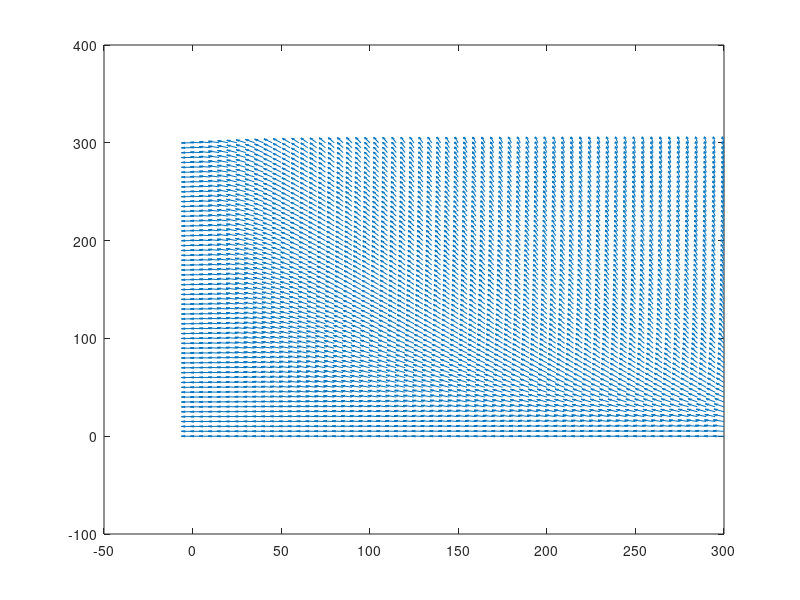

The MATLAB source for this figure:

[x, y] = meshgrid(0:5:300, 0:5:300);


%parameters

alfa = 0.00099;
beta = 0.005;

delta = 0.0099;
gama = 0.009;



% defines ODE
dx = x*(alfa - beta*y); 
dy = y*(delta*x - gama);

% normalizes vectors
norm_factor = sqrt(dx.^2 + dy.^2);
dy_norm = dy./norm_factor;
dx_norm = dx./norm_factor;

quiver(x, y, dx_norm, dy_norm);